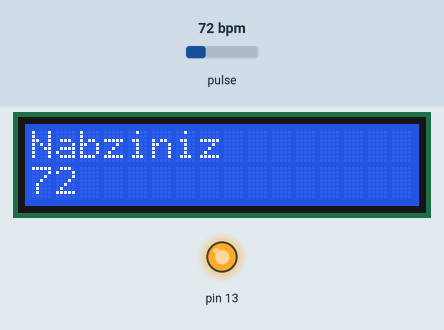
A sketch run on a simulated Arduino Uno, built with avr-gcc and run on an emulated ATmega328P. On the bench: 16×2 character LCD, output pins drawn as LEDs (lit = HIGH). Dashed ring = blinking. Inputs (shaded band) come from the test bench; at power-on: pulse 72 bpm. What the sketch prints to the serial monitor is not drawn.

Above: at 2.2 s.
2.3 s: pulse set to 61 bpm
At 3.5 s:
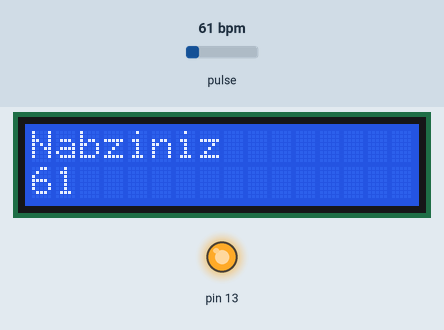
4.6 s: pulse set to 56 bpm
At 6.0 s:
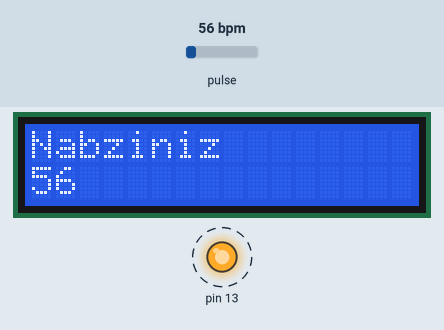
8.5 s: pulse set to 42 bpm
At 10.7 s:
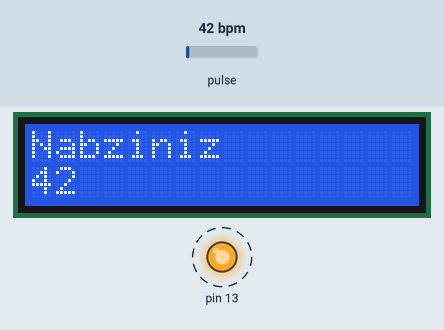
Timing chart, 0 to 18.4 s (numbered marks = the images above; inputs shaded):
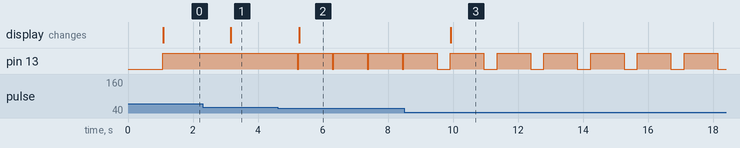

Measured:
- the behaviour switches between 59 and 58 bpm on pulse (found by bisection; images 1 and 2)
- after the input at 2.3 s, the display: changes after 0.86 s (image 1)
- after the input at 4.6 s, pin 13: alternates HIGH for 1.0 s and LOW for 0.04 s, starting after 0.61 s; the display: changes after 0.67 s (image 2)
- after the input at 8.5 s, pin 13: alternates HIGH for 1.0 s and LOW for 0.40 s, starting after 1.4 s; the display: changes after 1.4 s (image 3)

The sketch:

proje_nabiz.ino
```cpp
#define USE_ARDUINO_INTERRUPTS true    // Pulse kütüphanesinin daha doğru ölçüm yapabilmesi için bu ayarı etkinleştiriyoruz
#include <PulseSensorPlayground.h> //Yazının başında bilgisayarımıza kurmuş olduğumuz Pulse Playground kütüphanesini ekliyoruz.
#include <SPI.h>
#include <Wire.h>
#include <Adafruit_GFX.h>
#include <LiquidCrystal_I2C.h>


LiquidCrystal_I2C lcd (0x27,16,2);
int nabiz; //İçinde dakikadaki nabzı tutacağımız değişkeni oluşturuyoruz.

const int PulseWire = 0; // Pulse sensörümüzü bağlamış olduğumuz Analog pinini belirliyoruz.
const int LED13 = 13; // Arduino üzerindeki ledin nabzımızla birlikte yanıp sönmesi için bu değişkeni 13 numaralı pin olarak ayarlıyoruz.
int Threshold = 510; // Yazının başında belirlemiş olduğumuz eşik değerini bu değişkene atıyoruz.

PulseSensorPlayground pulseSensor; //Sensörümüzü kodumuzda kullanabilmek için onu obje olarak oluşturuyoruz.

void setup() {

  Serial.begin(9600);  //Bilgisayrımızla olan seri iletişimi başlatıyoruz.

  pulseSensor.analogInput(PulseWire); //Pulse sensörünün bağlıu olduğu pini belirliyoruz.
  pulseSensor.blinkOnPulse(LED13);       //arduino üzerindeki ledin nabzımızla yanıp sönmesini istediğimizi söylüyoruz.
  pulseSensor.setThreshold(Threshold); //Değişkene atamış olduğumuz eşik değerini uyguluyoruz.
  // put your setup code here, to run once:

  // SSD1306_SWITCHCAPVCC = generate display voltage from 3.3V internally

  lcd.begin();
  lcd.clear();
  lcd.setCursor(0, 0);
  lcd.println("Nabziniz");
  delay(1000);


  if (pulseSensor.begin()) {

  } //Pulse sensörü başarıyla başlatılırsa bilgisayara mesaj gönderioyoruz.

}

void loop() {


  // put your main code here, to run repeatedly:
  if (pulseSensor.sawStartOfBeat()) { //Eğer nabız algılarsak
    nabiz = pulseSensor.getBeatsPerMinute(); //Dakikadaki nabzı nabiz değişkenine kaydediyoruz.
    Serial.println(nabiz);


    lcd.clear();
    lcd.setCursor(0, 0);
    lcd.print("Nabziniz");
    lcd.setCursor(0, 1);
    lcd.print(nabiz);
    delay(1000);

  }


  delay(20); //20 milisaniye bekletiyoruyuz.

}
```
